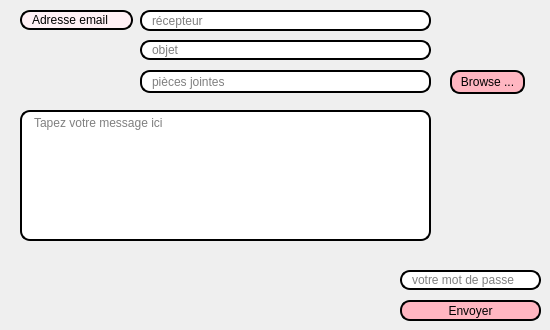
     <widget class="QWidget" name="Emailing_E">
      <attribute name="title">
       <string>Emailing</string>
      </attribute>
      <widget class="QLineEdit" name="lineEdit_48">
       <property name="geometry">
        <rect>
         <x>20</x>
         <y>10</y>
         <width>113</width>
         <height>20</height>
        </rect>
       </property>
       <property name="styleSheet">
        <string notr="true">border: 2px solid black;
font: 75 8pt &quot;MS Shell Dlg 2&quot;;
border-radius: 10px;
padding: 0 8px;
background: #FFF0F5;
font: bold, &quot;Comic Sans MS&quot;;;
text-align:center;</string>
       </property>
       <property name="text">
        <string>Adresse email</string>
       </property>
       <property name="readOnly">
        <bool>true</bool>
       </property>
      </widget>
      <widget class="QPushButton" name="browseBtn">
       <property name="geometry">
        <rect>
         <x>450</x>
         <y>70</y>
         <width>75</width>
         <height>24</height>
        </rect>
       </property>
       <property name="styleSheet">
        <string notr="true">border: 2px solid black;
border-radius: 10px;
padding: 0 8px;
background:#FFB6C1	;
font: bold, &quot;Comic Sans MS&quot;;</string>
       </property>
       <property name="text">
        <string>Browse ...</string>
       </property>
      </widget>
      <widget class="QLineEdit" name="rcpt">
       <property name="geometry">
        <rect>
         <x>140</x>
         <y>10</y>
         <width>291</width>
         <height>21</height>
        </rect>
       </property>
       <property name="styleSheet">
        <string notr="true">border: 2px solid black;
border-radius: 10px;
padding: 0 8px;
background: white;
selection-background-color: gray;
font: bold, &quot;Comic Sans MS&quot;;</string>
       </property>
       <property name="placeholderText">
        <string>récepteur</string>
       </property>
      </widget>
      <widget class="QLineEdit" name="mail_pass">
       <property name="geometry">
        <rect>
         <x>400</x>
         <y>270</y>
         <width>141</width>
         <height>20</height>
        </rect>
       </property>
       <property name="styleSheet">
        <string notr="true">border: 2px solid black;
border-radius: 10px;
padding: 0 8px;
background: white;
selection-background-color: gray;
font: bold, &quot;Comic Sans MS&quot;;</string>
       </property>
       <property name="echoMode">
        <enum>QLineEdit::Password</enum>
       </property>
       <property name="placeholderText">
        <string>votre mot de passe</string>
       </property>
      </widget>
      <widget class="QLineEdit" name="subject">
       <property name="geometry">
        <rect>
         <x>140</x>
         <y>40</y>
         <width>291</width>
         <height>20</height>
        </rect>
       </property>
       <property name="styleSheet">
        <string notr="true">border: 2px solid black;
border-radius: 10px;
padding: 0 8px;
background: white;
selection-background-color: gray;
font: bold, &quot;Comic Sans MS&quot;;</string>
       </property>
       <property name="placeholderText">
        <string>objet</string>
       </property>
      </widget>
      <widget class="QLineEdit" name="file">
       <property name="geometry">
        <rect>
         <x>140</x>
         <y>70</y>
         <width>291</width>
         <height>23</height>
        </rect>
       </property>
       <property name="styleSheet">
        <string notr="true">border: 2px solid black;
border-radius: 10px;
padding: 0 8px;
background: white;
selection-background-color: gray;
font: bold, &quot;Comic Sans MS&quot;;</string>
       </property>
       <property name="placeholderText">
        <string>pièces jointes</string>
       </property>
      </widget>
      <widget class="QTextEdit" name="msg">
       <property name="geometry">
        <rect>
         <x>20</x>
         <y>110</y>
         <width>411</width>
         <height>131</height>
        </rect>
       </property>
       <property name="styleSheet">
        <string notr="true">border: 2px solid black;
border-radius: 10px;
padding: 0 8px;
background: white;
selection-background-color: gray;
font: bold, &quot;Comic Sans MS&quot;;</string>
       </property>
       <property name="placeholderText">
        <string>Tapez votre message ici</string>
       </property>
      </widget>
      <widget class="QPushButton" name="sendBtn">
       <property name="geometry">
        <rect>
         <x>400</x>
         <y>300</y>
         <width>141</width>
         <height>21</height>
        </rect>
       </property>
       <property name="styleSheet">
        <string notr="true">border: 2px solid black;
border-radius: 10px;
padding: 0 8px;
background:#FFB6C1	;
font: bold, &quot;Comic Sans MS&quot;;</string>
       </property>
       <property name="text">
        <string>Envoyer</string>
       </property>
      </widget>
     </widget>
